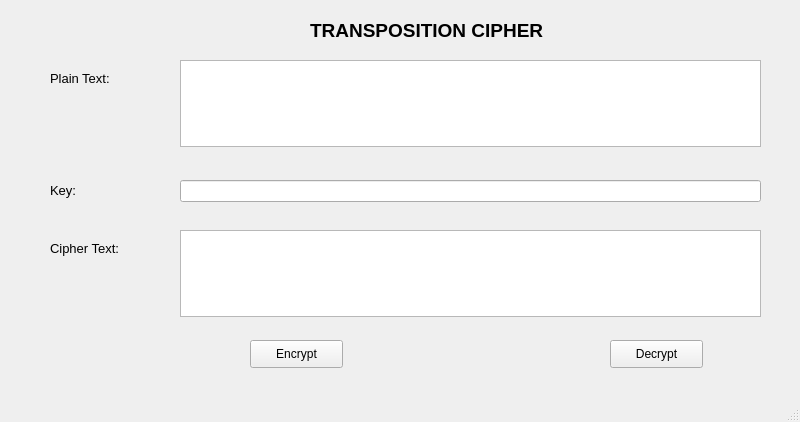
<?xml version="1.0" encoding="UTF-8"?>
<ui version="4.0">
 <class>transposition</class>
 <widget class="QMainWindow" name="transposition">
  <property name="geometry">
   <rect>
    <x>0</x>
    <y>0</y>
    <width>800</width>
    <height>422</height>
   </rect>
  </property>
  <property name="windowTitle">
   <string>Transposition Cipher</string>
  </property>
  <widget class="QWidget" name="centralwidget">
   <widget class="QLabel" name="label_4">
    <property name="geometry">
     <rect>
      <x>50</x>
      <y>240</y>
      <width>91</width>
      <height>16</height>
     </rect>
    </property>
    <property name="font">
     <font>
      <family>Arial</family>
      <pointsize>10</pointsize>
     </font>
    </property>
    <property name="text">
     <string>Cipher Text:</string>
    </property>
   </widget>
   <widget class="QTextEdit" name="textEdit_plain">
    <property name="geometry">
     <rect>
      <x>180</x>
      <y>60</y>
      <width>581</width>
      <height>87</height>
     </rect>
    </property>
   </widget>
   <widget class="QPushButton" name="pushButton_encrypt">
    <property name="geometry">
     <rect>
      <x>250</x>
      <y>340</y>
      <width>93</width>
      <height>28</height>
     </rect>
    </property>
    <property name="text">
     <string>Encrypt</string>
    </property>
   </widget>
   <widget class="QLabel" name="label_3">
    <property name="geometry">
     <rect>
      <x>50</x>
      <y>180</y>
      <width>41</width>
      <height>21</height>
     </rect>
    </property>
    <property name="font">
     <font>
      <family>Arial</family>
      <pointsize>10</pointsize>
     </font>
    </property>
    <property name="text">
     <string>Key:</string>
    </property>
   </widget>
   <widget class="QLineEdit" name="lineEdit_key">
    <property name="geometry">
     <rect>
      <x>180</x>
      <y>180</y>
      <width>581</width>
      <height>22</height>
     </rect>
    </property>
   </widget>
   <widget class="QLabel" name="label_2">
    <property name="geometry">
     <rect>
      <x>50</x>
      <y>70</y>
      <width>81</width>
      <height>16</height>
     </rect>
    </property>
    <property name="font">
     <font>
      <family>Arial</family>
      <pointsize>10</pointsize>
     </font>
    </property>
    <property name="text">
     <string>Plain Text:</string>
    </property>
   </widget>
   <widget class="QTextEdit" name="textEdit_cipher">
    <property name="geometry">
     <rect>
      <x>180</x>
      <y>230</y>
      <width>581</width>
      <height>87</height>
     </rect>
    </property>
   </widget>
   <widget class="QPushButton" name="pushButton_decrypt">
    <property name="geometry">
     <rect>
      <x>610</x>
      <y>340</y>
      <width>93</width>
      <height>28</height>
     </rect>
    </property>
    <property name="text">
     <string>Decrypt</string>
    </property>
   </widget>
   <widget class="QLabel" name="label">
    <property name="geometry">
     <rect>
      <x>310</x>
      <y>20</y>
      <width>291</width>
      <height>21</height>
     </rect>
    </property>
    <property name="font">
     <font>
      <family>Arial</family>
      <pointsize>14</pointsize>
      <weight>75</weight>
      <bold>true</bold>
     </font>
    </property>
    <property name="text">
     <string>TRANSPOSITION CIPHER</string>
    </property>
   </widget>
  </widget>
  <widget class="QMenuBar" name="menubar">
   <property name="geometry">
    <rect>
     <x>0</x>
     <y>0</y>
     <width>800</width>
     <height>26</height>
    </rect>
   </property>
  </widget>
  <widget class="QStatusBar" name="statusbar"/>
 </widget>
 <resources/>
 <connections/>
</ui>
